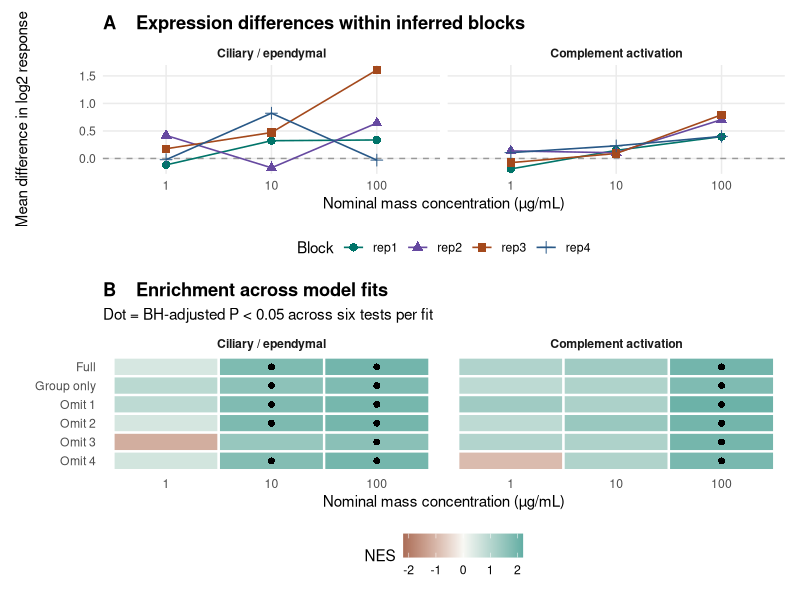
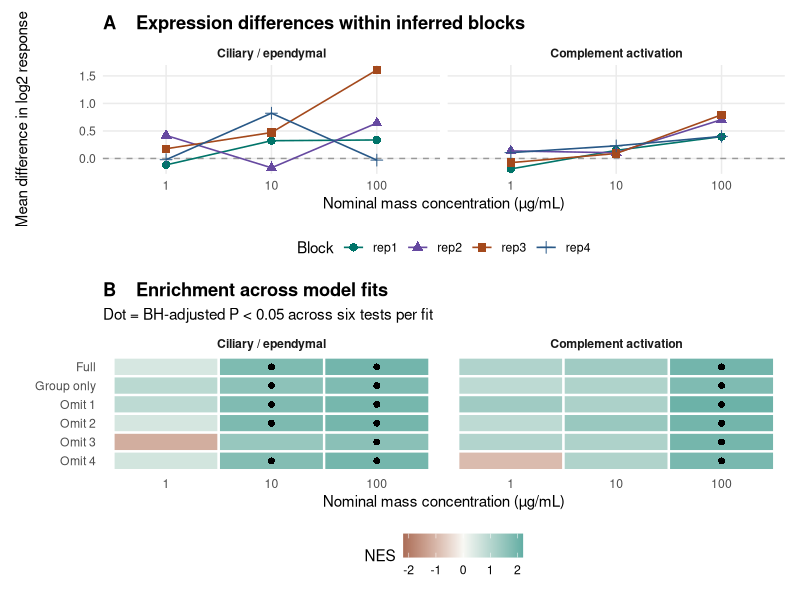

These figures' R source, in order:
library(ggplot2)
library(patchwork)
a <- read.delim("results/dose_response/block_scores.tsv")
b <- read.delim("results/dose_sensitivity/pathway_stability.tsv")
labs_set <- c(ependymal_cilia="Ciliary / ependymal",complement_activation="Complement activation")
a$path <- factor(labs_set[a$set],levels=unname(labs_set))
b$path <- factor(labs_set[b$ID],levels=unname(labs_set))
a$dose <- factor(a$dose,levels=c(1,10,100))
b$dose <- factor(b$dose,levels=c(1,10,100))
b$model <- factor(b$fit,levels=rev(c("full","unblocked",paste0("omit_rep",1:4))),labels=rev(c("Full","Group only",paste("Omit",1:4))))
style <- theme_minimal(base_size=11)+theme(panel.grid.minor=element_blank(),strip.text=element_text(face="bold"),plot.title=element_text(face="bold"),legend.position="bottom")
p <- ggplot(a,aes(dose,mean_log2_difference,group=block,color=block,shape=block))+
 geom_hline(yintercept=0,linetype=2,color="grey60")+geom_line(linewidth=.55)+geom_point(size=2.5)+facet_wrap(~path)+
 scale_color_manual(values=c("#007469","#6649A0","#A4491C","#285887"))+
 labs(title="A    Expression differences within inferred blocks",x="Nominal mass concentration (µg/mL)",y="Mean difference in log2 response",color="Block",shape="Block")+style
q <- ggplot(b,aes(dose,model,fill=NES))+geom_tile(colour="white",linewidth=.8)+
 geom_point(data=subset(b,FDR_six_tests<.05),shape=16,size=2)+facet_wrap(~path)+
 scale_fill_gradient2(low="#ab6e58",mid="#f8f8f4",high="#63aea4",midpoint=0,limits=c(-2.2,2.2))+
 labs(title="B    Enrichment across model fits",subtitle="Dot = BH-adjusted P < 0.05 across six tests per fit",x="Nominal mass concentration (µg/mL)",y=NULL,fill="NES")+style+theme(panel.grid=element_blank())
fig <- p/q+plot_layout(heights=c(1,1.07))
ggsave("manuscript/Figure1.pdf",fig,width=8,height=8,device="pdf")
ggsave("manuscript/Figure1.png",fig,width=8,height=8,dpi=220)
